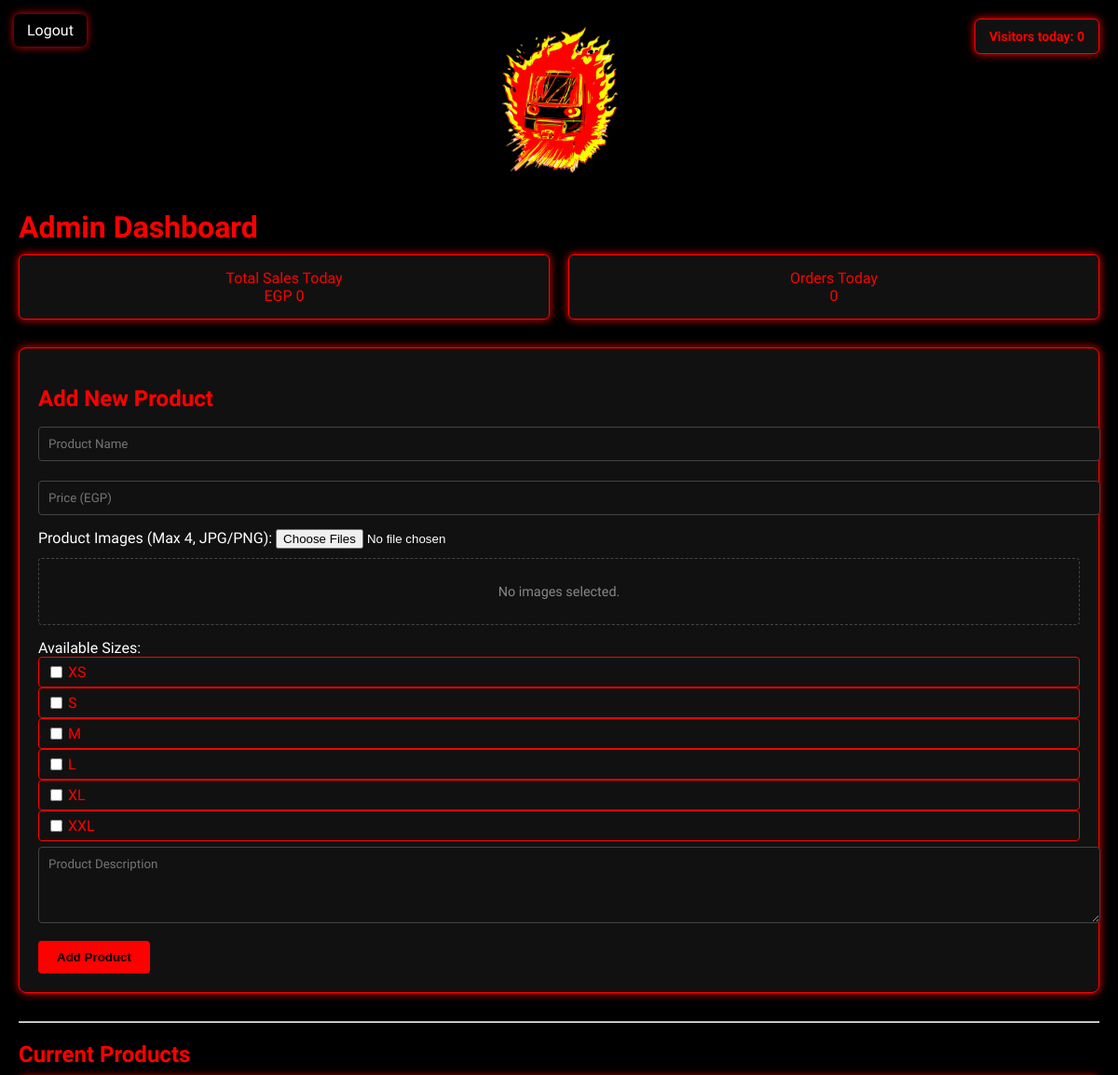
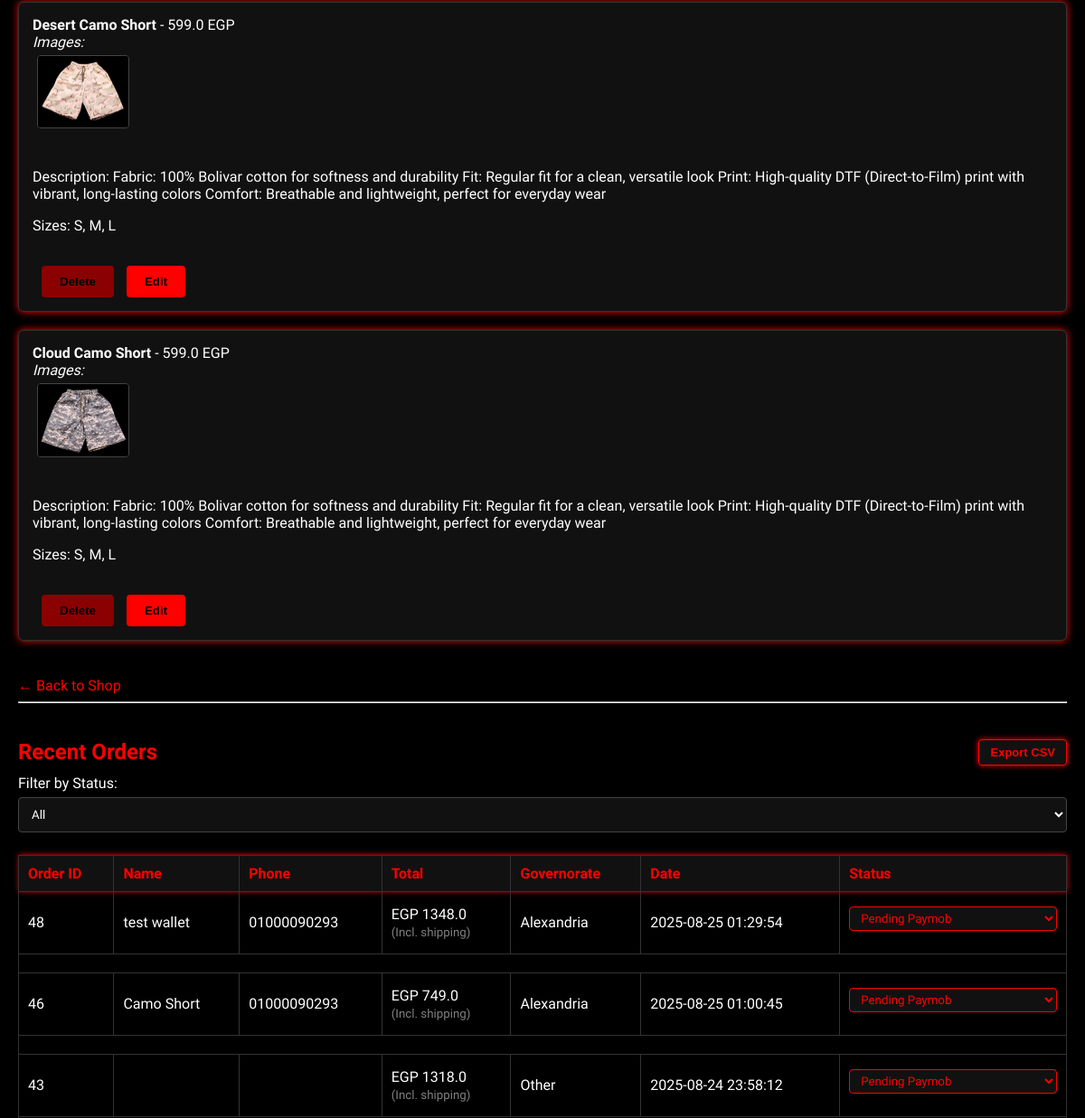
Before: /admin (signed in, upper part) with the older database file (2 pictures, top to bottom).
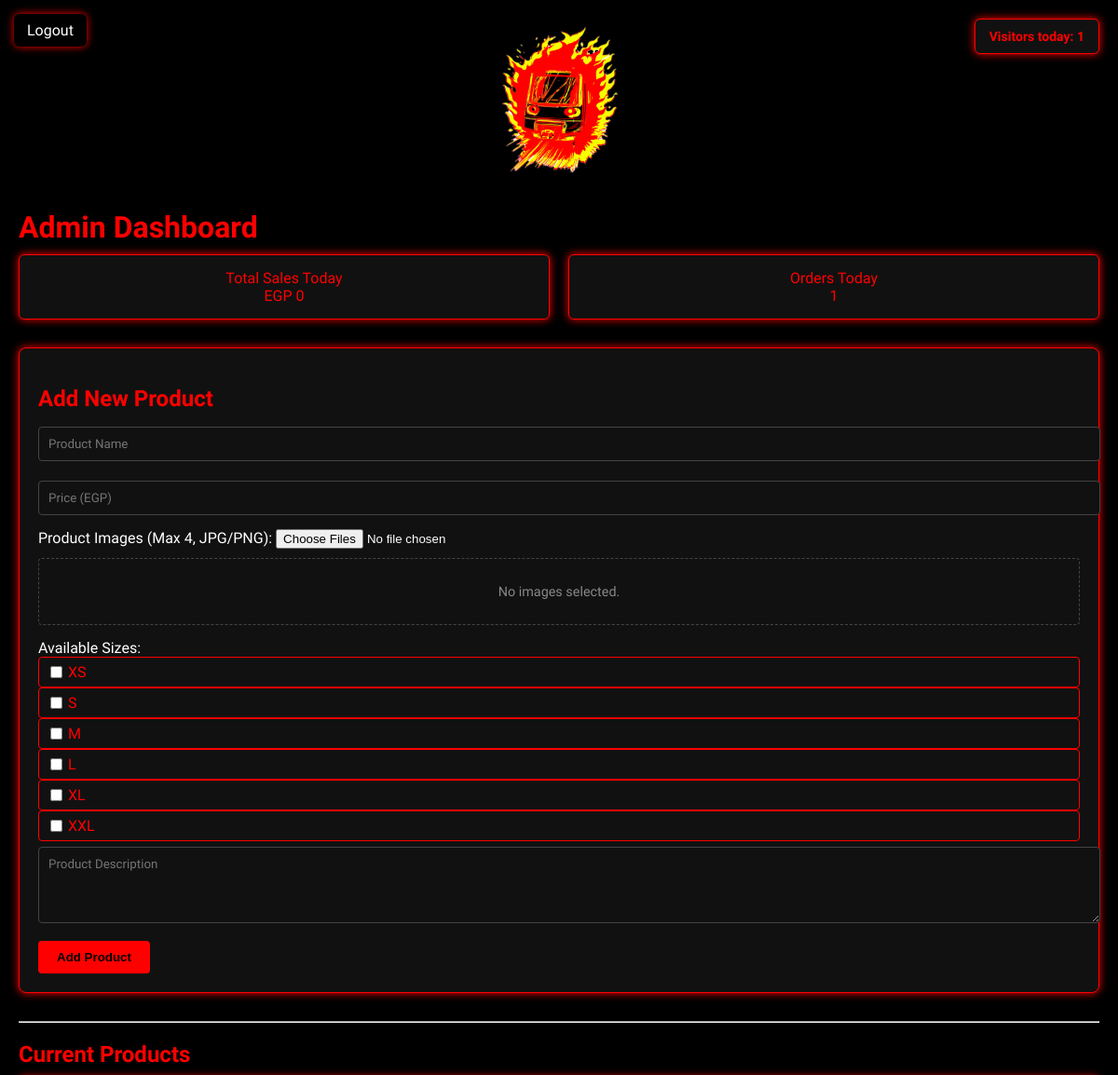
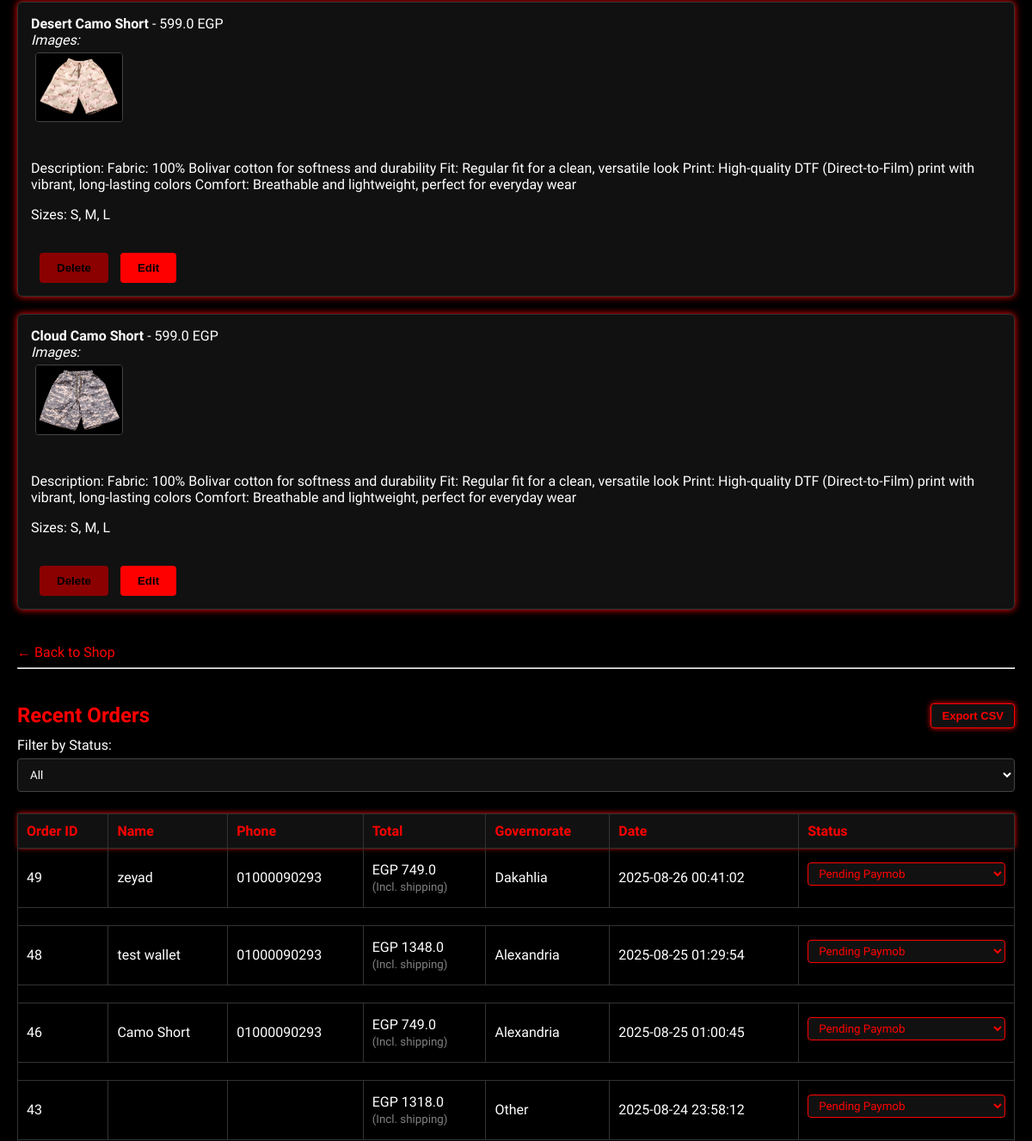
After: the same page with the newer database file (2 pictures, top to bottom).
### tables this page shows
CREATE TABLE products (
                id INTEGER PRIMARY KEY AUTOINCREMENT,
                name TEXT NOT NULL,
                price REAL NOT NULL,
                image TEXT, -- CHANGED: Removed NOT NULL constraint
                sizes TEXT,
                description TEXT
            );

CREATE TABLE orders (
            id INTEGER PRIMARY KEY AUTOINCREMENT,
            name TEXT NOT NULL,
            phone TEXT NOT NULL,
            address TEXT NOT NULL,
            building TEXT NOT NULL,
            floor TEXT NOT NULL,
            apartment TEXT NOT NULL,
            governorate TEXT NOT NULL,
            email TEXT,
            payment TEXT NOT NULL, -- e.g., 'Cash on Delivery', 'card', 'mobile_wallet'
            shipping REAL NOT NULL,
            total_price REAL NOT NULL,
            created_at TEXT NOT NULL,
            status TEXT NOT NULL, -- e.g., 'Pending Cash Delivery', 'Pending Paymob', 'Paid', 'Failed', etc.
            paymob_transaction_id TEXT, -- To store Paymob's transaction ID
            paymob_order_id TEXT -- To store Paymob's order ID (Paymob's internal order ID)
        , paymob_merchant_order_id VARCHAR(64), paymob_last_payment_key TEXT, paymob_attempts INTEGER DEFAULT 0);

### app.py (the view, shortened to what this page needs)
@app.route('/admin', methods=['GET', 'POST'])
def admin():
    if not session.get('admin'):
        return redirect(url_for('admin_login'))
    conn = sqlite3.connect('store.db')
    c = conn.cursor()
    status_filter = request.args.get('status')
    today = datetime.now().strftime('%Y-%m-%d')
    c.execute('SELECT COUNT(*) FROM orders WHERE DATE(created_at) = ?', (today,))
    orders_today = c.fetchone()[0] or 0
    c.execute('SELECT SUM(total_price) FROM orders WHERE DATE(created_at) = ? AND status = "Delivered"', (today,))
    sales_today = c.fetchone()[0] or 0
    c.execute('SELECT id, name, price, image, sizes, description FROM products')
    rows = c.fetchall()
    products = [{
        'id': row[0],
        'name': row[1],
        'price': row[2],
        'image': row[3],
        'sizes': row[4].split(',') if row[4] else [],
        'description': row[5],
    } for row in rows]
    for product in products:
        if product['image']:
            product['images'] = [path.strip() for path in product['image'].split(',') if path.strip()]
        else:
            product['images'] = []
    query = '''SELECT id, name, phone, governorate, total_price, created_at,
                      COALESCE(status, 'Unknown') as status,
                      payment, paymob_transaction_id
               FROM orders'''
    if status_filter:
        query += ' WHERE COALESCE(status, "Unknown") = ?'
    query += ''' ORDER BY
                      CASE COALESCE(status, 'Unknown')
                          WHEN 'Pending Paymob' THEN 0
                          WHEN 'Pending Cash Delivery' THEN 1
                          WHEN 'Paid' THEN 2
                          WHEN 'Shipped' THEN 3
                          WHEN 'Delivered' THEN 4
                          WHEN 'Failed' THEN 5
                          WHEN 'Unknown' THEN 6
                          ELSE 7
                      END,
                      created_at DESC
                '''
    if status_filter:
        c.execute(query, (status_filter,))
    else:
        c.execute(query)
    order_rows = c.fetchall()
    print(f"🛒 Orders fetched from DB: {len(order_rows)}")
    for row in order_rows:
     print(row)
    orders = []
    for order in order_rows:
     order_id = order[0]
     try:
         c.execute('''
             SELECT products.name, order_items.quantity, order_items.price, order_items.size
             FROM order_items
             JOIN products ON order_items.product_id = products.id
             WHERE order_id = ?
         ''', (order_id,))
         items = [{"name": i[0], "quantity": i[1], "price": i[2], "size": i[3]} for i in c.fetchall()]
         orders.append({
             'id': order_id,
             'name': order[1],
             'phone': order[2],
             'governorate': order[3],
             'total_price': order[4],
             'created_at': order[5],
             'status': order[6],
             'payment_method': order[7],
             'paymob_transaction_id': order[8],
             'items': items,
         })
     except Exception as e:
       print(f"Error processing order {order_id}: {e}")
    c.execute('SELECT COUNT(*) FROM visitors WHERE date = ?', (today,))
    visitor_count = c.fetchone()[0]
    c.execute('SELECT id, question, answer FROM faqs ORDER BY id DESC')
    faqs = [{'id': row[0], 'question': row[1], 'answer': row[2]} for row in c.fetchall()]
    conn.close()
    return render_template('admin.html',
                           products=products,
                           orders=orders,
                           visitor_count=visitor_count,
                           orders_today=orders_today,
                           sales_today=sales_today,
                           faqs=faqs)

### app.py (called while the page is built)
@app.before_request
def require_login():
    if request.endpoint == 'admin' and not session.get('admin'):
        return redirect(url_for('admin_login'))

### templates/admin.html (shortened to what this page needs)
<!DOCTYPE html>
<html>
<head>
</head>
<body>
    <div style="text-align: center; margin-bottom: 20px;">
        <img src="{{ url_for('static', filename='logo-center.png') }}" alt="Metro Nary Logo" style="max-width: 180px;">
    </div>
    <div class="visitor-counter">
        Visitors today: {{ visitor_count }}
    </div>
    <div class="logout-button">
        <a href="{{ url_for('admin_logout') }}">Logout</a>
    </div>
    <h1>Admin Dashboard</h1>
    <div style="display: flex; gap: 20px; margin-bottom: 30px;">
        <div class="stat-card">
            <div class="label">Total Sales Today</div>
            <div class="value">EGP {{ sales_today }}</div>
        </div>
        <div class="stat-card">
            <div class="label">Orders Today</div>
            <div class="value">{{ orders_today }}</div>
        </div>
    </div>
    <div class="new-product-form-container">
        <h2>Add New Product</h2>
        <form method="POST" enctype="multipart/form-data">
            <input type="text" name="name" placeholder="Product Name" required>
            <input type="number" name="price" placeholder="Price (EGP)" required min="0">
            <label for="productImages">Product Images (Max 4, JPG/PNG):</label>
            <input type="file" id="productImages" name="product_images" accept="image/jpeg,image/png" multiple>
            <div id="imagePreviewContainer">No images selected.</div>
            <label>Available Sizes:</label>
            <div class="sizes-checkbox-group">
                {% for size in ['XS', 'S', 'M', 'L', 'XL', 'XXL'] %}
                <label
                    style="display: flex; align-items: center; gap: 6px; background-color: #111; padding: 6px 12px; border: 1px solid red; border-radius: 4px;">
                    <input type="checkbox" name="sizes" value="{{ size }}">
                    <span style="color: red;">{{ size }}</span>
                </label>
                {% endfor %}
            </div>
            <textarea name="description" placeholder="Product Description" rows="4" required></textarea><br>
            <button type="submit">Add Product</button>
        </form>
    </div>
    <hr>
    <h2>Current Products</h2>
    {% for product in products %}
    <div class="product">
        <strong>{{ product.name }}</strong> - {{ product.price }} EGP<br>
        <em>Images:</em>
        <div class="product-images-preview">
            {% if product.images %}
            {% for img_path in product.images %}
            <img src="{{ url_for('static', filename=img_path) }}" alt="Product Image">
            {% endfor %}
            {% else %}
            No images available.
            {% endif %}
        </div>
        <br>
        <p>Description: {{ product.description }}</p>
        <p>Sizes: {{ product.sizes | join(', ') }}</p>
        <br>
        <form method="POST" action="{{ url_for('delete_product', product_id=product.id) }}" class="inline">
            <button style="background-color: darkred;">Delete</button>
        </form>
        <form method="GET" action="{{ url_for('edit_product', product_id=product.id) }}" class="inline">
            <button>Edit</button>
        </form>
    </div>
    {% endfor %}
    <a href="/" class="back-link">&larr; Back to Shop</a>
    <hr>
    <div
        style="display: flex; justify-content: space-between; align-items: center; margin-top: 40px; margin-bottom: 10px;">
        <h2 style="margin: 0;">Recent Orders</h2>
        <form method="get" action="{{ url_for('export_orders_csv') }}">
            <button
                style="background-color: #111; color: red; border: 1px solid red; padding: 6px 12px; font-size: 13px; border-radius: 4px; cursor: pointer; box-shadow: 0 0 6px red;">
                Export CSV
            </button>
        </form>
    </div>
    <form method="GET" action="{{ url_for('admin') }}" style="margin-bottom: 10px;">
        <label for="status">Filter by Status:</label>
        <select name="status" onchange="this.form.submit()">
            <option value="">All</option>
        </select>
    </form>
    <table>
        <thead>
            <tr>
                <th>Order ID</th>
                <th>Name</th>
                <th>Phone</th>
                <th>Total</th>
                <th>Governorate</th>
                <th>Date</th>
                <th>Status</th>
            </tr>
        </thead>
        <tbody>
            {% for order in orders %}
            <tr class="order-row" onclick="toggleDetails('{{ order.id }}')">
                <td>{{ order.id }}</td>
                <td>{{ order.name }}</td>
                <td>{{ order.phone }}</td>
                <td>EGP {{ order.total_price }} <br><small style="color:gray;">(Incl. shipping)</small></td>
                <td>{{ order.governorate }}</td>
                <td>{{ order.created_at }}</td>
                <td>
                    <form method="POST" action="{{ url_for('update_order_status', order_id=order.id) }}">
                        <select name="status" onchange="this.form.submit()"
                            style="background:#111; color: red; border: 1px solid red; padding: 4px 8px; border-radius: 4px;">
                            {% for s in ['Pending', 'Shipped', 'Delivered', 'Pending Paymob', 'Pending Cash Delivery',
                            'Paid', 'Failed'] %}
                            <option value="{{ s }}" {% if order.status==s %}selected{% endif %}>{{ s }}</option>
                            {% endfor %}
                        </select>
                    </form>
                </td>
            </tr>
            <tr>
                <td colspan="7">
                </td>
            </tr>
            {% endfor %}
        </tbody>
    </table>
</body>
</html>

### templates/admin.html (style rules this page uses)
body { background: black; color: white; font-family: 'Rajdhani', sans-serif; padding: 20px; margin: 0; }
h1, h2 { color: red; margin-bottom: 10px; }
input:not([type="checkbox"]):not([type="radio"]):not([type="file"]), textarea, select { width: 100%; padding: 10px; margin: 6px 0 15px; background: #111; color: white; border: 1px solid #444; border-radius: 4px; font-family: 'Rajdhani', sans-serif; }
button { background: red; color: black; font-weight: bold; padding: 10px 20px; border: none; border-radius: 4px; cursor: pointer; transition: background 0.3s; }
.product { border: 1px solid #333; padding: 15px; margin-bottom: 20px; background: #111; border-radius: 6px; box-shadow: 0 0 8px red; }
.product-images-preview img { max-width: 100px; height: auto; margin: 5px; border-radius: 4px; border: 1px solid #444; }
form.inline { display: inline-block; margin-left: 10px; }
.stat-card { flex: 1; background: #111; color: red; border: 1px solid red; box-shadow: 0 0 10px red; padding: 15px; border-radius: 6px; text-align: center; }
.visitor-counter { position: absolute; top: 20px; right: 20px; background-color: #111; color: red; border: 1px solid red; box-shadow: 0 0 10px red; padding: 10px 15px; font-family: 'Rajdhani', sans-serif; font-weight: bold; font-size: 14px; border-radius: 6px; }
table { width: 100%; border-collapse: collapse; margin-bottom: 40px; }
th, td { padding: 10px; border: 1px solid #333; text-align: left; }
thead { background-color: #111; color: red; box-shadow: 0 0 6px red; }
.logout-button { position: absolute; top: 15px; left: 15px; z-index: 1000; }
.logout-button a { display: inline-block; background-color: black; color: white; padding: 8px 14px; text-decoration: none; border-radius: 6px; box-shadow: 0 0 8px red; transition: background-color 0.3s, box-shadow 0.3s; font-family: 'Rajdhani', sans-serif; font-weight: 400; }
a.back-link { color: red; text-decoration: none; display: inline-block; margin-top: 20px; }
.new-product-form-container { border: 1px solid red; padding: 20px; margin-bottom: 30px; border-radius: 8px; box-shadow: 0 0 10px red; background-color: #111; }
.sizes-checkbox-group label { display: flex; align-items: center; gap: 6px; background-color: #111; padding: 6px 12px; border: 1px solid red; border-radius: 4px; }
.sizes-checkbox-group input[type="checkbox"] { width: auto; margin: 0; accent-color: red; }
#imagePreviewContainer { display: flex; flex-wrap: wrap; gap: 10px; margin-top: 10px; margin-bottom: 15px; border: 1px dashed #444; padding: 10px; border-radius: 4px; min-height: 50px; align-items: center; justify-content: center; color: #888; font-size: 0.9em; }

Changed rows visible on the page:
added orders: id "49", name "zeyad", phone "01000090293", total_price "749.0", governorate "Dakahlia", created_at "2025-08-26 00:41:02", status "Pending Paymob"
Other visible differences:
{{ visitor_count }}: "0" → "1"
{{ orders_today }}: "0" → "1"
